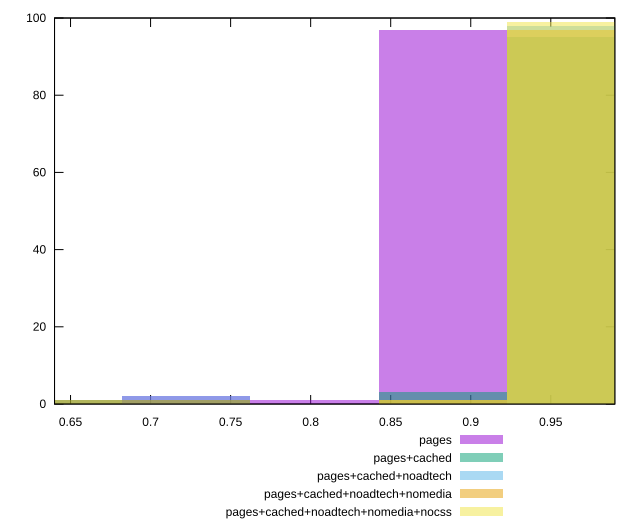

Write the gnuplot code that produced this figure.
reset

$pages <<EOF
0.722079048408142 2
0.8825410591655068 97
0.8023100537868244 1
EOF

$pagesCached <<EOF
0.6418480430294595 1
0.722079048408142 1
0.9627720645441893 95
0.8825410591655068 3
EOF

$pagesCachedNoadtech <<EOF
0.722079048408142 2
0.9627720645441893 98
EOF

$pagesCachedNoadtechNomedia <<EOF
0.6418480430294595 1
0.722079048408142 1
0.9627720645441893 97
0.8825410591655068 1
EOF

$pagesCachedNoadtechNomediaNocss <<EOF
0.8825410591655068 1
0.9627720645441893 99
EOF

set key outside below
set boxwidth 0.08023100537868244
set xrange [0.64:0.99]
set yrange [0:100]
set trange [0:100]
set style fill transparent solid 0.5 noborder
set terminal svg size 640, 530 enhanced background rgb 'white'
set output "report_00017_2021-02-10T15-08-03.406Z/first-contentful-paint/comparison/histogram/all_score.svg"

plot $pages title "pages" with boxes, \
     $pagesCached title "pages+cached" with boxes, \
     $pagesCachedNoadtech title "pages+cached+noadtech" with boxes, \
     $pagesCachedNoadtechNomedia title "pages+cached+noadtech+nomedia" with boxes, \
     $pagesCachedNoadtechNomediaNocss title "pages+cached+noadtech+nomedia+nocss" with boxes

reset
